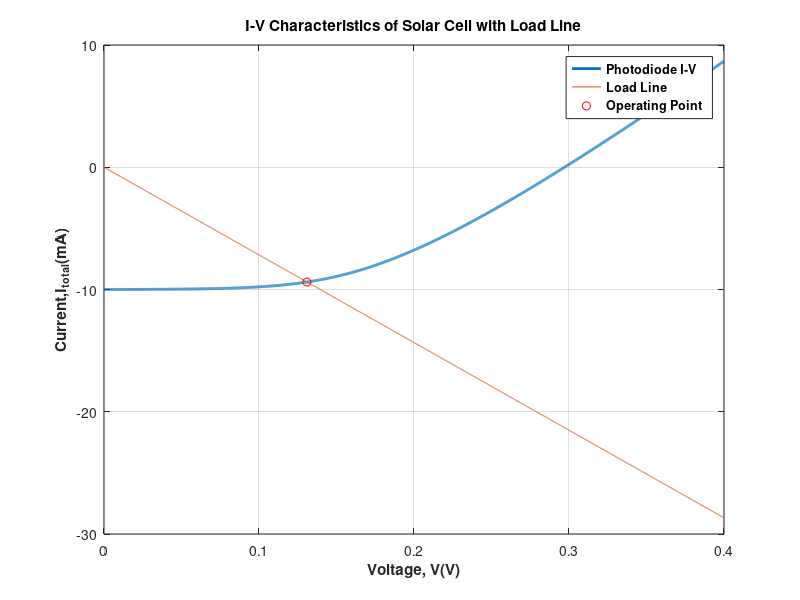

This figure's MATLAB source:
clc;
close all;
clear all;
%% parameter

e = 1.6e-19; 
kb = 1.38e-23;

T = 300; % temperature in kelvin
Irr = 500; %Irradiance(Wm-2)
I0 = 25e-9; %reverse saturation current(A)
Iph = 10e-3; %Photocurrent of the solar cell(A)
% K = 2e-5; % for Si solar cell
%Iph = K*Irr; 
Eg = 1.14; % Bandgap of Si
n = 1; %Ideality factor
Rs = 10; %series resistance of the equivalent model
Rp = 1e6; %parallel resistance of the equivalent model

%% Temperature Effect
T_new = 290;
I0_old = I0;
I0=((T_new^3)*exp(Eg./(kb*T_new/e)))*I0_old/((T^3)*exp(Eg/(kb*T/e))); %reverse saturation current(A)

% %% Calculation of current, power(ignoring Rs and Rp)
% 
% V = 0:0.0001:0.35;
% I_total = -Iph + I0.*(exp(e*V/(n*kb*T))-1);
% Power = (-I_total.*V);


% %% Calculation of current, power(ignoring Rs, not Rp)
% 
% V=0:0.001:0.4;
% I_total = -Iph + I0.*(exp(e*V/(n*kb*T))-1) + V/Rp;
% Power = (-I_total.*V);
% 
% 
% %% Calculation of current, power(ignoring Rp, not Rs)
% 
% V=0:0.001:0.4;
% I_total = zeros(1,length(V));
% for i = 1:length(V)
%     fcn = @(I) -I - Iph + I0*(exp(e*(V(i)-I*Rs)/(n*kb*T))-1);
%     I = fzero(fcn,Iph);
%     I_total(i)= I;
% end
% Power = (-I_total.*V);

%% Calculation of current, power(considering Rp and Rs)
V=0:0.0001:0.4;
I_total = zeros(1,length(V));
for i = 1:length(V)
    fcn = @(I) -I - Iph + I0*(exp(e*(V(i)-I*Rs)/(n*kb*T))-1) + (V(i)-I*Rs)/Rp;
    I = fzero(fcn,Iph);
    I_total(i)= I;
end
Power = (-I_total.*V);


%% Load Line
R = 13.9476;
err = (-V/R-I_total);
index = find(abs(err) == min(abs(err)));

%% I-V Curve Plot
figure
plot(V,I_total*1e3,'Linewidth',2)
xlabel('Voltage, V(V)', 'FontWeight','bold')
ylabel('Current,I_{total}(mA)', 'FontWeight','bold')
grid on;
hold on
%line([V(1), V(end)], [0, 0], 'Color', [0,0,0],'LineStyle','-.','linewidth',2);
plot(V,(-V/R)*1e3);
plot(V(index),I_total(index)*1e3,'ro')
title('I-V Characteristics of Solar Cell with Load Line')
legend({'Photodiode I-V', 'Load Line', 'Operating Point'}, 'FontWeight','bold')
Iout = I_total(index);
% Vout = V(index);
% Pout = (-Iout)*Vout;

% figure
% plot(V,Power)
% xlabel('Voltage, V(V)')
% ylabel('Power(W)')

%% Fill Factor calculation

Isc = Iph;
Pmax = max(Power);
index = find(min(abs(I_total)) == abs(I_total))
Voc = V(index);
FF = Pmax/(Isc*Voc)

% %% Efficiency
% L = 156e-3;
% W = 156e-3;
% Area = L*W;
% n = Power./(Area*I_total);
% max_n = max(n)